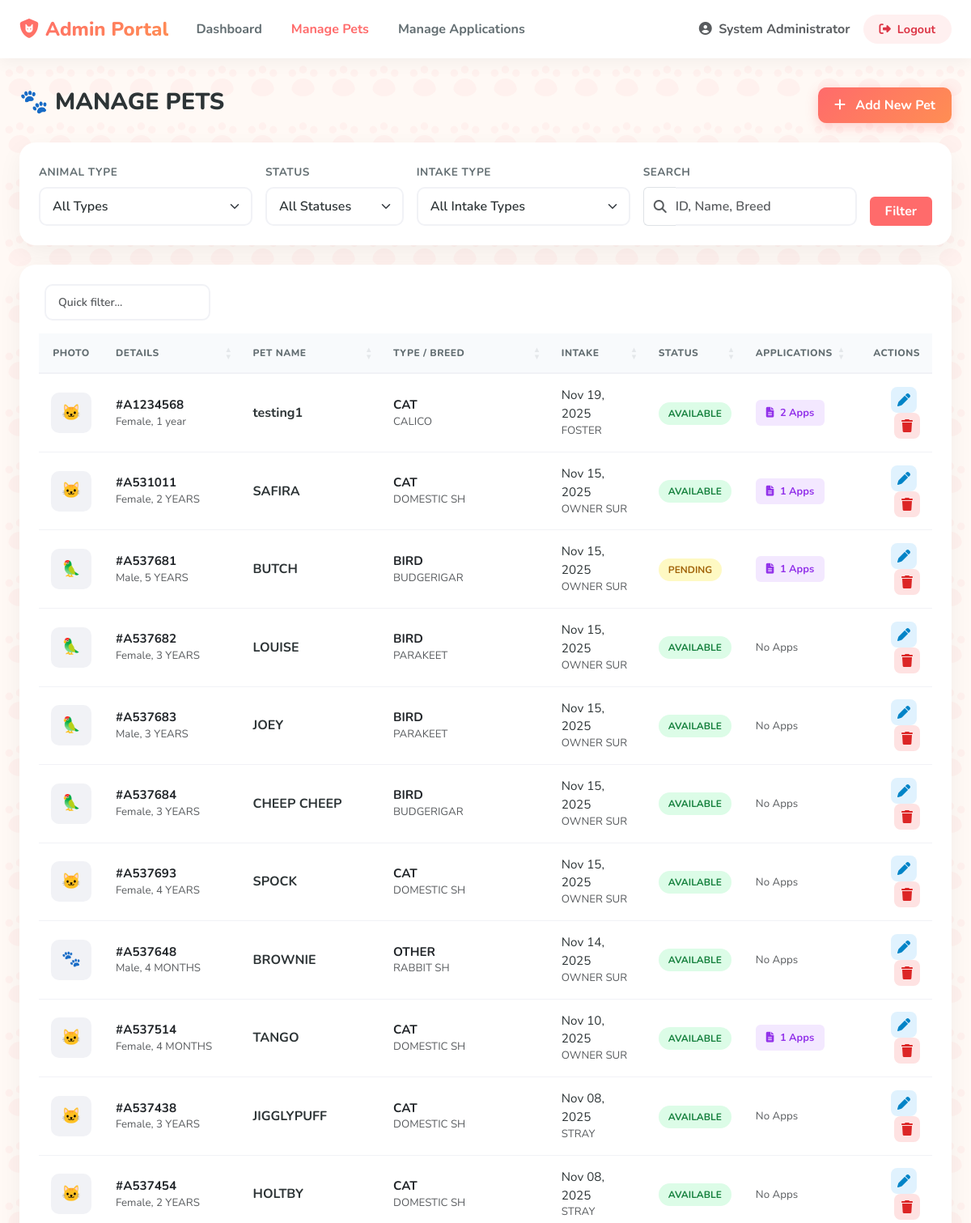
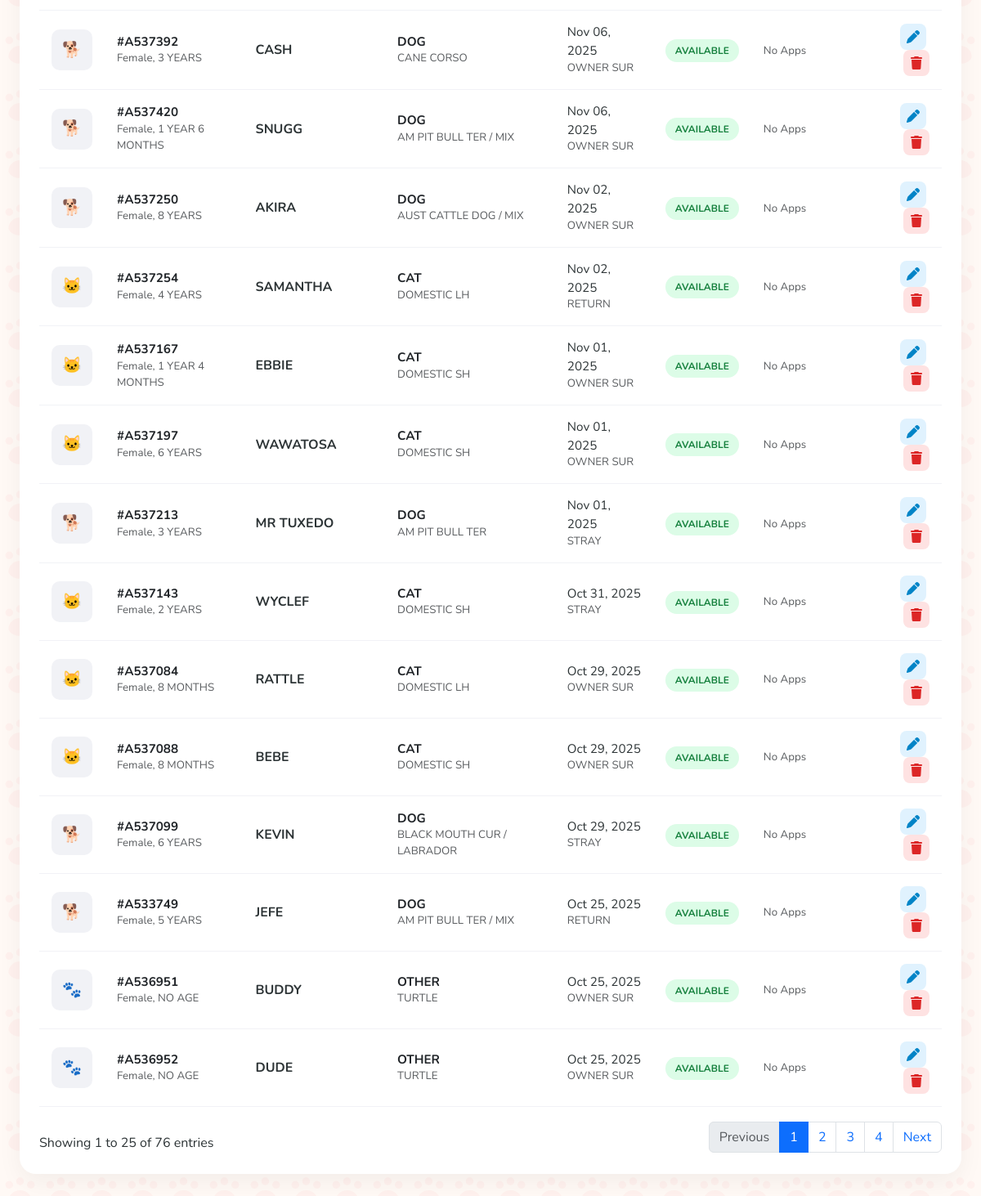
Page /pet-adoption-system/admin/manage-pets.php (signed in) on the committed database (2 pictures, top to bottom).
### tables this page shows
CREATE TABLE `pets` (
  `animal_id` varchar(20) NOT NULL,
  `intake_type` varchar(50) NOT NULL,
  `intake_date` date NOT NULL,
  `pet_name` varchar(100) NOT NULL,
  `animal_type` varchar(50) NOT NULL,
  `pet_age` varchar(50) NOT NULL,
  `pet_size` varchar(20) NOT NULL,
  `color` varchar(100) NOT NULL,
  `breed` varchar(100) NOT NULL,
  `sex` char(1) NOT NULL,
  `adoption_status` enum('Available','Pending','Reserved','Trial') DEFAULT 'Available',
  `photo_path` varchar(255) DEFAULT NULL,
  `description` text DEFAULT NULL,
  `created_at` timestamp NOT NULL DEFAULT current_timestamp()
);

### pet-adoption-system/includes/session.php (called while the page is built, shortened)
<?php
function getAdminName() {
    return $_SESSION['admin_name'] ?? 'Admin';
}
?>

### pet-adoption-system/includes/functions.php (called while the page is built, shortened)
<?php
function getApplicationCount($pdo, $animal_id) {
    $stmt = $pdo->prepare("SELECT COUNT(*) FROM adoption_applications WHERE animal_id = ?");
    $stmt->execute([$animal_id]);
    return $stmt->fetchColumn();
}
function getAnimalIcon($animal_type) {
    return match($animal_type) {
        'DOG' => '🐕',
        'CAT' => '🐱',
        'BIRD' => '🦜',
        default => '🐾'
    };
}

### pet-adoption-system/admin/manage-pets.php (the view, shortened to what this page needs)
<?php
require_once '../includes/session.php';
require_once '../config/database.php';
require_once '../includes/functions.php';
$search = $_GET['search'] ?? '';
$sql = "SELECT * FROM pets WHERE 1=1";
$params = [];
$sql .= " ORDER BY intake_date DESC";
$stmt = $pdo->prepare($sql);
$stmt->execute($params);
$pets = $stmt->fetchAll();
?>
<!DOCTYPE html>
<html lang="en">
<head>
    <link href="https://cdn.jsdelivr.net/npm/bootstrap@5.3.0/dist/css/bootstrap.min.css" rel="stylesheet">
    <link rel="stylesheet" href="https://cdn.datatables.net/1.13.6/css/dataTables.bootstrap5.min.css">
    <link rel="stylesheet" href="https://cdnjs.cloudflare.com/ajax/libs/font-awesome/6.4.0/css/all.min.css">
</head>
<body>
    <nav class="navbar navbar-expand-lg fixed-top">
        <div class="container-fluid px-4">
            <a class="navbar-brand" href="dashboard.php">
                <i class="fas fa-shield-cat me-2"></i>Admin Portal
            </a>
            <div class="collapse navbar-collapse" id="navbarNav">
                <ul class="navbar-nav me-auto">
                    <li class="nav-item"><a class="nav-link" href="dashboard.php">Dashboard</a></li>
                    <li class="nav-item"><a class="nav-link active" href="manage-pets.php">Manage Pets</a></li>
                    <li class="nav-item"><a class="nav-link" href="manage-applications.php">Manage Applications</a></li>
                </ul>
                <ul class="navbar-nav align-items-center">
                    <li class="nav-item me-3">
                        <span class="text-muted fw-bold"><i class="fas fa-user-circle me-1"></i> <?= htmlspecialchars(getAdminName()) ?></span>
                    </li>
                    <li class="nav-item"><a class="btn-logout" href="logout.php"><i class="fas fa-sign-out-alt me-1"></i> Logout</a></li>
                </ul>
            </div>
        </div>
    </nav>
    <div class="container-fluid px-4">
        <div class="d-flex justify-content-between align-items-center mb-4 mt-5">
            <h1 class="section-title">🐾 MANAGE PETS</h1>
            <a href="add-pet.php" class="btn btn-gradient">
                <i class="fas fa-plus me-2"></i> Add New Pet
            </a>
        </div>
        <div class="content-card mb-4">
            <div class="card-body">
                <form method="GET" action="manage-pets.php" class="row g-3 align-items-end">
                    <div class="col-md-3">
                        <label class="form-label">Animal Type</label>
                        <select name="type" class="form-select">
                            <option value="">All Types</option>
                        </select>
                    </div>
                    <div class="col-md-2">
                        <label class="form-label">Status</label>
                        <select name="status" class="form-select">
                            <option value="">All Statuses</option>
                        </select>
                    </div>
                    <div class="col-md-3">
                        <label class="form-label">Intake Type</label>
                        <select name="intake_type" class="form-select">
                            <option value="">All Intake Types</option>
                        </select>
                    </div>
                    <div class="col-md-3">
                        <label class="form-label">Search</label>
                        <div class="input-group">
                            <span class="input-group-text bg-white border-end-0"><i class="fas fa-search text-muted"></i></span>
                            <input type="text" name="search" class="form-control border-start-0 ps-0" placeholder="ID, Name, Breed" value="<?= htmlspecialchars($search) ?>">
                        </div>
                    </div>
                    <div class="col-md-1">
                        <button type="submit" class="btn btn-filter w-100">Filter</button>
                    </div>
                </form>
            </div>
        </div>
        <div class="content-card">
            <div class="card-body">
                <div class="table-responsive">
                    <table id="petsTable" class="table custom-table table-hover mb-0">
                        <thead>
                            <tr>
                                <th class="text-center">Photo</th>
                                <th>Details</th>
                                <th>Pet Name</th>
                                <th>Type / Breed</th>
                                <th>Intake</th>
                                <th>Status</th>
                                <th>Applications</th>
                                <th class="text-end">Actions</th>
                            </tr>
                        </thead>
                        <tbody>
                            <?php foreach ($pets as $pet): ?>
                                <tr>
                                    <td class="text-center">
                                        <?php if ($pet['photo_path'] && file_exists('../' . $pet['photo_path'])): ?>
                                            <img src="../<?= htmlspecialchars($pet['photo_path']) ?>" class="pet-thumbnail" alt="Pet photo">
                                        <?php else: ?>
                                            <div class="avatar-placeholder mx-auto">
                                                <?= getAnimalIcon($pet['animal_type']) ?>
                                            </div>
                                        <?php endif; ?>
                                    </td>
                                    <td>
                                        <div class="d-flex flex-column">
                                            <span class="fw-bold text-dark">#<?= htmlspecialchars($pet['animal_id']) ?></span>
                                            <span class="small text-muted"><?= htmlspecialchars($pet['sex']) == 'M' ? 'Male' : 'Female' ?>, <?= htmlspecialchars($pet['pet_age']) ?></span>
                                        </div>
                                    </td>
                                    <td>
                                        <span class="fw-bold fs-6"><?= htmlspecialchars($pet['pet_name']) ?></span>
                                    </td>
                                    <td>
                                        <div class="d-flex flex-column">
                                            <span class="fw-bold text-dark"><?= htmlspecialchars($pet['animal_type']) ?></span>
                                            <span class="small text-muted"><?= htmlspecialchars($pet['breed']) ?></span>
                                        </div>
                                    </td>
                                    <td>
                                        <div class="d-flex flex-column">
                                            <span><?= date('M d, Y', strtotime($pet['intake_date'])) ?></span>
                                            <span class="small text-muted"><?= htmlspecialchars($pet['intake_type']) ?></span>
                                        </div>
                                    </td>
                                    <td>
                                        <span class="badge-custom status-<?= htmlspecialchars($pet['adoption_status']) ?>">
                                            <?= htmlspecialchars($pet['adoption_status']) ?>
                                        </span>
                                    </td>
                                    <td>
                                        <?php $appCount = getApplicationCount($pdo, $pet['animal_id']); ?>
                                        <?php if($appCount > 0): ?>
                                            <a href="manage-applications.php?pet=<?= urlencode($pet['animal_id']) ?>" class="btn btn-apps" title="View Applications">
                                                <i class="fas fa-file-alt me-1"></i> <?= $appCount ?> Apps
                                            </a>
                                        <?php else: ?>
                                            <span class="text-muted small">No Apps</span>
                                        <?php endif; ?>
                                    </td>
                                    <td class="text-end">
                                        <a href="edit-pet.php?id=<?= urlencode($pet['animal_id']) ?>" class="btn btn-icon btn-edit me-1" title="Edit">
                                            <i class="fas fa-pen"></i>
                                        </a>
                                        <a href="delete-pet.php?id=<?= urlencode($pet['animal_id']) ?>" class="btn btn-icon btn-delete" onclick="return confirm('Are you sure you want to delete <?= htmlspecialchars($pet['pet_name']) ?>? This cannot be undone.')" title="Delete">
                                            <i class="fas fa-trash"></i>
                                        </a>
                                    </td>
                                </tr>
                            <?php endforeach; ?>
                        </tbody>
                    </table>
                </div>
            </div>
        </div>
    </div>
</body>
</html>

### pet-adoption-system/admin/manage-pets.php (style rules this page uses)
:root { --brand-gradient: linear-gradient(135deg, #FF6B6B 0%, #FF8E53 100%); --primary-color: #FF6B6B; --secondary-color: #FF8E53; --text-dark: #2d3436; --text-muted: #636e72; --bg-soft: #fff9f5; }
body { font-family: 'Nunito', sans-serif; background-color: var(--bg-soft); background-image: var(--paw-pattern); color: var(--text-dark); padding-top: 60px; padding-bottom: 40px; }
.navbar { background: rgba(255, 255, 255, 0.95) !important; backdrop-filter: blur(10px); box-shadow: 0 4px 20px rgba(0,0,0,0.05); padding: 0.8rem 0; }
.navbar-brand { font-weight: 800; font-size: 1.5rem; background: var(--brand-gradient); -webkit-background-clip: text; -webkit-text-fill-color: transparent; }
.nav-link { font-weight: 700; color: var(--text-muted) !important; transition: color 0.3s; margin: 0 10px; }
.nav-link:hover, .nav-link.active { color: var(--primary-color) !important; }
.btn-logout { background: #fff0f0; color: #dc3545; border-radius: 50px; padding: 8px 20px; font-weight: 700; text-decoration: none; font-size: 0.9rem; transition: all 0.3s; }
.content-card { background: white; border-radius: 20px; border: none; box-shadow: 0 10px 30px rgba(0,0,0,0.05); margin-bottom: 1.5rem; overflow: hidden; }
.card-body { padding: 1.5rem; }
.section-title { font-weight: 800; color: var(--text-dark); font-size: 1.8rem; }
.btn-gradient { background: var(--brand-gradient); color: white; border: none; font-weight: 700; padding: 10px 20px; border-radius: 10px; transition: all 0.3s; box-shadow: 0 4px 15px rgba(255, 107, 107, 0.3); }
.btn-filter { background: var(--primary-color); color: white; font-weight: 700; border: none; }
.form-label { font-weight: 700; font-size: 0.85rem; color: var(--text-muted); text-transform: uppercase; letter-spacing: 0.5px; }
.form-control, .form-select { border: 2px solid #f1f2f6; border-radius: 10px; padding: 10px 15px; font-weight: 600; color: var(--text-dark); }
.table-responsive { overflow-x: auto; }
.custom-table thead th { background: #f8fafc; color: var(--text-muted); font-weight: 800; text-transform: uppercase; font-size: 0.75rem; padding: 15px; border-bottom: 2px solid #f1f2f6; letter-spacing: 0.5px; }
.custom-table tbody td { padding: 15px; vertical-align: middle; font-size: 0.95rem; color: var(--text-dark); border-bottom: 1px solid #f1f2f6; }
.avatar-placeholder { width: 50px; height: 50px; background: #f1f2f6; border-radius: 10px; display: flex; align-items: center; justify-content: center; font-size: 1.2rem; color: var(--text-muted); }
.badge-custom { padding: 6px 12px; border-radius: 30px; font-weight: 700; font-size: 0.75rem; text-transform: uppercase; }
.status-Available { background: #dcfce7; color: #15803d; }
.status-Pending { background: #fef9c3; color: #a16207; }
.btn-icon { width: 32px; height: 32px; display: inline-flex; align-items: center; justify-content: center; border-radius: 8px; transition: all 0.2s; border: none; }
.btn-edit { background: #e0f2fe; color: #0284c7; }
.btn-delete { background: #fee2e2; color: #dc2626; }
.btn-apps { background: #f3e8ff; color: #9333ea; width: auto; padding: 10 10px; font-size: 0.8rem; font-weight: 700; height: 32px; }

### rows in the picture
pets: animal_type "🐱", animal_id "A1234568", sex "Female", pet_age "1 year", pet_name "testing1", animal_type "CAT", breed "CALICO", intake_date "Nov 19, 2025", intake_type "FOSTER", adoption_status "AVAILABLE", appCount "2"
pets: animal_type "🐱", animal_id "A531011", sex "Female", pet_age "2 YEARS", pet_name "SAFIRA", animal_type "CAT", breed "DOMESTIC SH", intake_date "Nov 15, 2025", intake_type "OWNER SUR", adoption_status "AVAILABLE", appCount "1"
pets: animal_type "🦜", animal_id "A537681", sex "Male", pet_age "5 YEARS", pet_name "BUTCH", animal_type "BIRD", breed "BUDGERIGAR", intake_date "Nov 15, 2025", intake_type "OWNER SUR", adoption_status "PENDING", appCount "1"
pets: animal_type "🦜", animal_id "A537682", sex "Female", pet_age "3 YEARS", pet_name "LOUISE", animal_type "BIRD", breed "PARAKEET", intake_date "Nov 15, 2025", intake_type "OWNER SUR", adoption_status "AVAILABLE", shows "No Apps"
pets: animal_type "🦜", animal_id "A537683", sex "Male", pet_age "3 YEARS", pet_name "JOEY", animal_type "BIRD", breed "PARAKEET", intake_date "Nov 15, 2025", intake_type "OWNER SUR", adoption_status "AVAILABLE", shows "No Apps"
pets: animal_type "🦜", animal_id "A537684", sex "Female", pet_age "3 YEARS", pet_name "CHEEP CHEEP", animal_type "BIRD", breed "BUDGERIGAR", intake_date "Nov 15, 2025", intake_type "OWNER SUR", adoption_status "AVAILABLE", shows "No Apps"
pets: animal_type "🐱", animal_id "A537693", sex "Female", pet_age "4 YEARS", pet_name "SPOCK", animal_type "CAT", breed "DOMESTIC SH", intake_date "Nov 15, 2025", intake_type "OWNER SUR", adoption_status "AVAILABLE", shows "No Apps"
pets: animal_type "🐾", animal_id "A537648", sex "Male", pet_age "4 MONTHS", pet_name "BROWNIE", animal_type "OTHER", breed "RABBIT SH", intake_date "Nov 14, 2025", intake_type "OWNER SUR", adoption_status "AVAILABLE", shows "No Apps"
pets: animal_type "🐱", animal_id "A537514", sex "Female", pet_age "4 MONTHS", pet_name "TANGO", animal_type "CAT", breed "DOMESTIC SH", intake_date "Nov 10, 2025", intake_type "OWNER SUR", adoption_status "AVAILABLE", appCount "1"
pets: animal_type "🐱", animal_id "A537438", sex "Female", pet_age "3 YEARS", pet_name "JIGGLYPUFF", animal_type "CAT", breed "DOMESTIC SH", intake_date "Nov 08, 2025", intake_type "STRAY", adoption_status "AVAILABLE", shows "No Apps"
pets: animal_type "🐱", animal_id "A537454", sex "Female", pet_age "2 YEARS", pet_name "HOLTBY", animal_type "CAT", breed "DOMESTIC SH", intake_date "Nov 08, 2025", intake_type "STRAY", adoption_status "AVAILABLE", shows "No Apps"
pets: animal_type "🐕", animal_id "A537392", sex "Female", pet_age "3 YEARS", pet_name "CASH", animal_type "DOG", breed "CANE CORSO", intake_date "Nov 06, 2025", intake_type "OWNER SUR", adoption_status "AVAILABLE", shows "No Apps"
pets: animal_type "🐕", animal_id "A537420", sex "Female", pet_age "1 YEAR 6 MONTHS", pet_name "SNUGG", animal_type "DOG", breed "AM PIT BULL TER / MIX", intake_date "Nov 06, 2025", intake_type "OWNER SUR", adoption_status "AVAILABLE", shows "No Apps"
pets: animal_type "🐕", animal_id "A537250", sex "Female", pet_age "8 YEARS", pet_name "AKIRA", animal_type "DOG", breed "AUST CATTLE DOG / MIX", intake_date "Nov 02, 2025", intake_type "OWNER SUR", adoption_status "AVAILABLE", shows "No Apps"
pets: animal_type "🐱", animal_id "A537254", sex "Female", pet_age "4 YEARS", pet_name "SAMANTHA", animal_type "CAT", breed "DOMESTIC LH", intake_date "Nov 02, 2025", intake_type "RETURN", adoption_status "AVAILABLE", shows "No Apps"
pets: animal_type "🐱", animal_id "A537167", sex "Female", pet_age "1 YEAR 4 MONTHS", pet_name "EBBIE", animal_type "CAT", breed "DOMESTIC SH", intake_date "Nov 01, 2025", intake_type "OWNER SUR", adoption_status "AVAILABLE", shows "No Apps"
pets: animal_type "🐱", animal_id "A537197", sex "Female", pet_age "6 YEARS", pet_name "WAWATOSA", animal_type "CAT", breed "DOMESTIC SH", intake_date "Nov 01, 2025", intake_type "OWNER SUR", adoption_status "AVAILABLE", shows "No Apps"
pets: animal_type "🐕", animal_id "A537213", sex "Female", pet_age "3 YEARS", pet_name "MR TUXEDO", animal_type "DOG", breed "AM PIT BULL TER", intake_date "Nov 01, 2025", intake_type "STRAY", adoption_status "AVAILABLE", shows "No Apps"
pets: animal_type "🐱", animal_id "A537143", sex "Female", pet_age "2 YEARS", pet_name "WYCLEF", animal_type "CAT", breed "DOMESTIC SH", intake_date "Oct 31, 2025", intake_type "STRAY", adoption_status "AVAILABLE", shows "No Apps"
pets: animal_type "🐱", animal_id "A537084", sex "Female", pet_age "8 MONTHS", pet_name "RATTLE", animal_type "CAT", breed "DOMESTIC LH", intake_date "Oct 29, 2025", intake_type "OWNER SUR", adoption_status "AVAILABLE", shows "No Apps"
pets: animal_type "🐱", animal_id "A537088", sex "Female", pet_age "8 MONTHS", pet_name "BEBE", animal_type "CAT", breed "DOMESTIC SH", intake_date "Oct 29, 2025", intake_type "OWNER SUR", adoption_status "AVAILABLE", shows "No Apps"
pets: animal_type "🐕", animal_id "A537099", sex "Female", pet_age "6 YEARS", pet_name "KEVIN", animal_type "DOG", breed "BLACK MOUTH CUR / LABRADOR", intake_date "Oct 29, 2025", intake_type "STRAY", adoption_status "AVAILABLE", shows "No Apps"
pets: animal_type "🐕", animal_id "A533749", sex "Female", pet_age "5 YEARS", pet_name "JEFE", animal_type "DOG", breed "AM PIT BULL TER / MIX", intake_date "Oct 25, 2025", intake_type "RETURN", adoption_status "AVAILABLE", shows "No Apps"
pets: animal_type "🐾", animal_id "A536951", sex "Female", pet_age "NO AGE", pet_name "BUDDY", animal_type "OTHER", breed "TURTLE", intake_date "Oct 25, 2025", intake_type "OWNER SUR", adoption_status "AVAILABLE", shows "No Apps"
pets: animal_type "🐾", animal_id "A536952", sex "Female", pet_age "NO AGE", pet_name "DUDE", animal_type "OTHER", breed "TURTLE", intake_date "Oct 25, 2025", intake_type "OWNER SUR", adoption_status "AVAILABLE", shows "No Apps"

### other values in the picture
getAdminName() "System Administrator"
